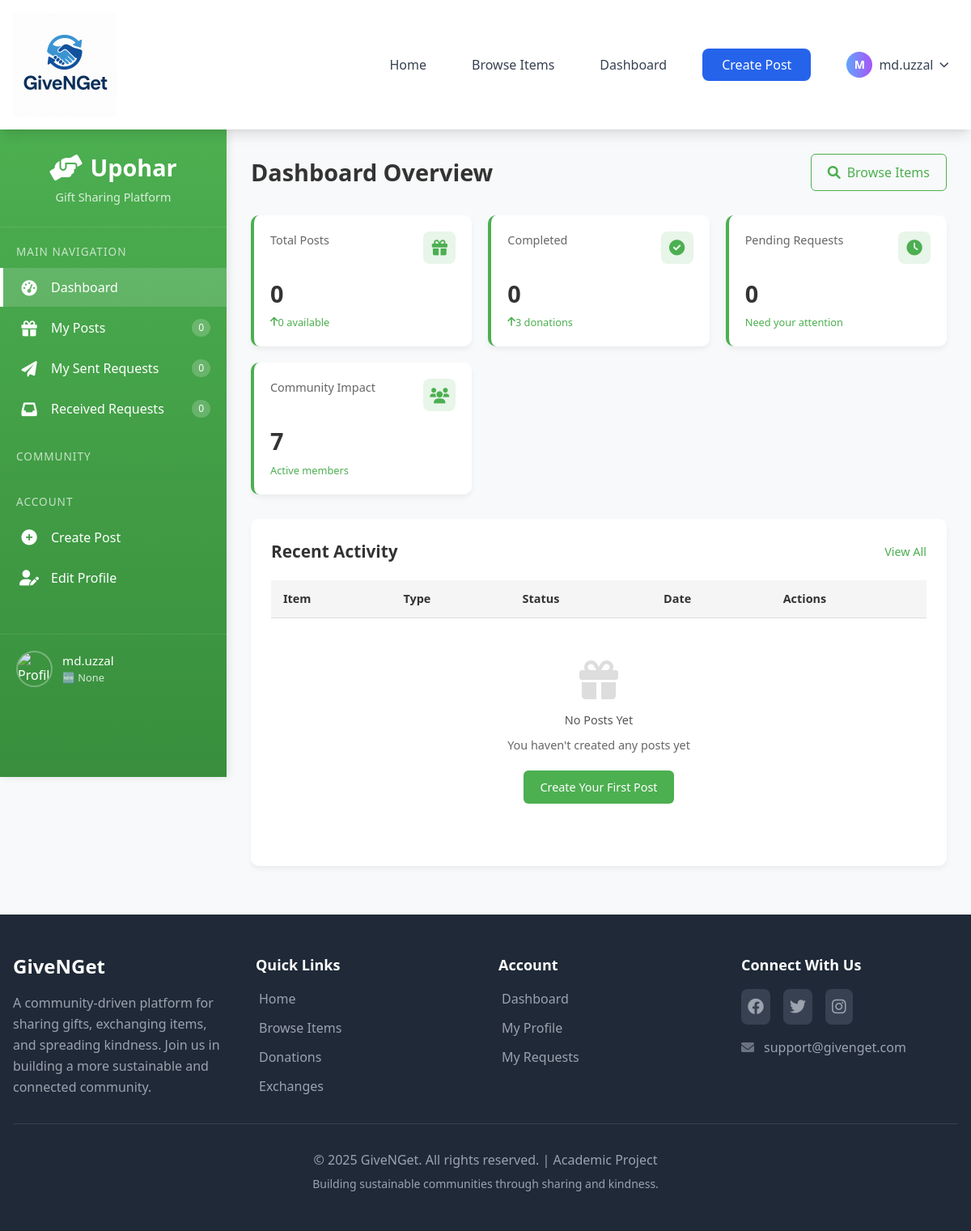
The page /dashboard/ (signed in) on the database as committed earlier.
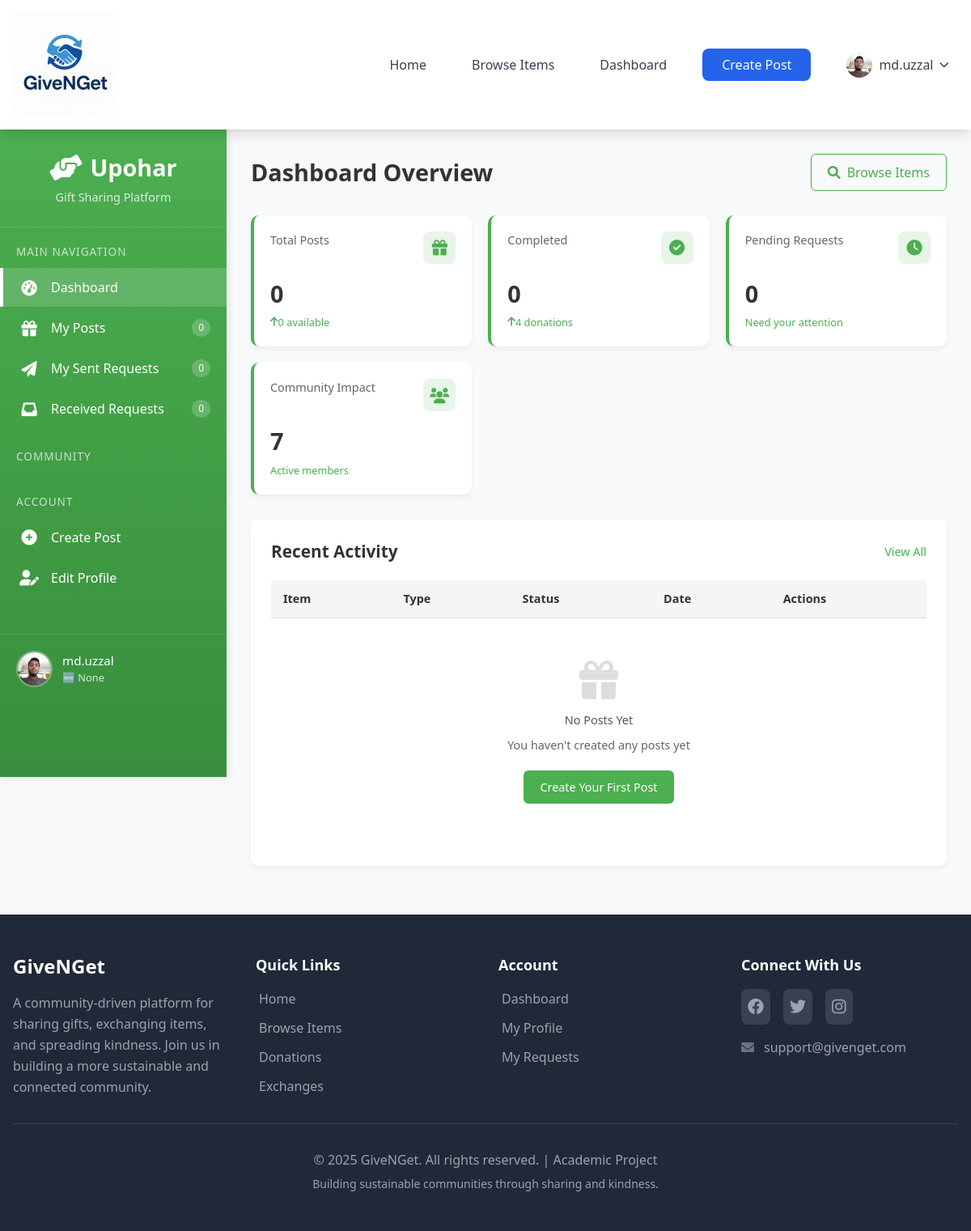
The same page on the database as committed later.
### users/models.py (models this page shows, shortened)
class User(AbstractUser):
    username = None
    STATUS_CHOICES = [
        ('active', 'Active'),
        ('inactive', 'Inactive'),
        ('suspended', 'Suspended'),
    ]
    name = models.CharField(max_length=150)
    email = models.EmailField(unique=True)
    phone = models.CharField(
        max_length=15,
        blank=True,
        null=True,
        validators=[RegexValidator(
            regex=r'^(?:\+?88)?01[3-9]\d{8}$',
            message="Enter a valid Bangladeshi phone number"
        )]
    )
    status = models.CharField(max_length=10, choices=STATUS_CHOICES, default='active')
    profile_photo = models.ImageField(upload_to='profile_photos/', null=True, blank=True)
    address = models.TextField(blank=True)
    total_donations = models.PositiveIntegerField(default=0)
    completed_donations = models.PositiveIntegerField(default=0)  # Changed from completed_transactions
    completed_exchanges = models.PositiveIntegerField(default=0)  # New field for exchanges
    groups = models.ManyToManyField(
        'auth.Group',
        related_name='custom_user_groups',
        blank=True,
        help_text='The groups this user belongs to.'
    )
    user_permissions = models.ManyToManyField(
        'auth.Permission',
        related_name='custom_user_permissions',
        blank=True,
        help_text='Specific permissions for this user.'
    )
    USERNAME_FIELD = 'email'
    REQUIRED_FIELDS = ['name']
    objects = CustomUserManager()
    @property
    def badge_level(self):
        if self.completed_donations >= 50:
            return '🏅 Super Donor'
        elif self.completed_donations >= 20:
            return '🌟 Regular Donor'
        elif self.completed_donations >= 5:
            return '⭐ Beginner Donor'
        return '🆕 None'

### users/views.py (the view)
# urls.py: path('dashboard/', views.dashboard, name='dashboard'),
@login_required
def dashboard(request):
    user = request.user
    context = {'user': user}
    if user.is_active and (user.is_staff or user.is_superuser):
        return admin_dashboard(request)
    return user_dashboard(request)

### users/views.py (called while the page is built)
def user_dashboard(request):
    user = request.user
    active_section = request.GET.get('section', 'overview')
    context = {
        'user': user,
        'active_section': active_section,
        'is_admin': False
    }
    if active_section == 'overview':
        context.update(get_user_overview_data(user))
    elif active_section == 'my_posts':
        context.update(get_user_posts_data(user))
    elif active_section == 'my_requests':
        context.update(get_user_requests_data(user))
    elif active_section == 'received_requests':
        context.update(get_user_received_requests_data(user))
    return render(request, 'user_dashboard.html', context)

### users/templates/user_dashboard.html (shortened to what the changed rows need)
{% extends 'base.html' %}
{% load static %}
{% block content %}
<div class="dashboard-container">
    <nav class="dashboard-nav">
        <div class="user-profile">
            {% if user.profile_photo %}
                <img src="{{ user.profile_photo.url }}" alt="Profile" class="profile-img">
            {% else %}
                <img src="{% static 'images/default-avatar.png' %}" alt="Profile" class="profile-img">
            {% endif %}
            <div class="profile-info">
                <div class="profile-name">{{ user.name }}</div>
                <div class="profile-role">{{ user.badge_level }}</div>
            </div>
        </div>
    </nav>
    <main class="dashboard-content">
        <div class="content-header">
            <h1 class="page-title">
                {% if active_section == 'overview' %}Dashboard Overview
                {% elif active_section == 'my_posts' %}My Posts
                {% elif active_section == 'my_requests' %}Sent Requests
                {% elif active_section == 'received_requests' %}Received Requests
                {% endif %}
            </h1>
        </div>
        {% if active_section == 'overview' %}
            <div class="stats-grid">
                <div class="stat-card">
                    <div class="stat-header">
                        <h3 class="stat-title">Total Posts</h3>
                        <div class="stat-icon">
                            <i class="fas fa-gift"></i>
                        </div>
                    </div>
                    <div class="stat-value">{{ total_posts }}</div>
                    <div class="stat-change positive">
                        <i class="fas fa-arrow-up"></i> {{ available_posts }} available
                    </div>
                </div>
                <div class="stat-card">
                    <div class="stat-header">
                        <h3 class="stat-title">Completed</h3>
                        <div class="stat-icon">
                            <i class="fas fa-check-circle"></i>
                        </div>
                    </div>
                    <div class="stat-value">{{ completed_posts }}</div>
                    <div class="stat-change positive">
                        <i class="fas fa-arrow-up"></i> {{ user.completed_donations }} donations
                    </div>
                </div>
                <div class="stat-card">
                    <div class="stat-header">
                        <h3 class="stat-title">Pending Requests</h3>
                        <div class="stat-icon">
                            <i class="fas fa-clock"></i>
                        </div>
                    </div>
                    <div class="stat-value">{{ pending_requests_received }}</div>
                    <div class="stat-change">
                        Need your attention
                    </div>
                </div>
                <div class="stat-card">
                    <div class="stat-header">
                        <h3 class="stat-title">Community Impact</h3>
                        <div class="stat-icon">
                            <i class="fas fa-users"></i>
                        </div>
                    </div>
                    <div class="stat-value">{{ total_users }}</div>
                    <div class="stat-change positive">
                        Active members
                    </div>
                </div>
            </div>
            <div class="content-card">
                <div class="card-header">
                    <h2 class="card-title">Recent Activity</h2>
                    <div class="card-actions">
                        <a href="?section=my_posts">View All</a>
                    </div>
                </div>
                <div class="table-responsive">
                    <table class="dashboard-table">
                        <thead>
                            <tr>
                                <th>Item</th>
                                <th>Type</th>
                                <th>Status</th>
                                <th>Date</th>
                                <th>Actions</th>
                            </tr>
                        </thead>
                        <tbody>
                            {% for post in posts %}
                            <tr>
                                <td>{{ post.title }}</td>
                                <td>
                                    <span class="status-badge {% if post.type == 'donation' %}status-available{% else %}status-pending{% endif %}">
                                        {{ post.get_type_display }}
                                    </span>
                                </td>
                                <td>
                                    <span class="status-badge
                                        {% if post.status == 'available' %}status-available
                                        {% elif post.status == 'requested' %}status-requested
                                        {% elif post.status == 'completed' %}status-completed
                                        {% endif %}">
                                        {{ post.get_status_display }}
                                    </span>
                                </td>
                                <td>{{ post.created_at|date:"M d, Y" }}</td>
                                <td>
                                    <a href="{% url 'post_detail' post.id %}" class="action-btn btn-view">
                                        <i class="fas fa-eye"></i> View
                                    </a>
                                </td>
                            </tr>
                            {% empty %}
                            <tr>
                                <td colspan="5">
                                    <div class="empty-state">
                                        <i class="fas fa-gift"></i>
                                        <h3>No Posts Yet</h3>
                                        <p>You haven't created any posts yet</p>
                                        <a href="{% url 'create_post' %}" class="btn btn-primary">Create Your First Post</a>
                                    </div>
                                </td>
                            </tr>
                            {% endfor %}
                        </tbody>
                    </table>
                </div>
            </div>
        {% endif %}
    </main>
</div>
{% endblock %}

### Upohar/templates/base.html (shortened to what the changed rows need)
{% load static %}
<!DOCTYPE html>
<html lang="en">
<head>
    <link rel="preload" href="https://cdnjs.cloudflare.com/ajax/libs/font-awesome/6.0.0/css/all.min.css" as="style" onload="this.onload=null;this.rel='stylesheet'">
    <script src="https://cdn.tailwindcss.com"></script>
    <link rel="stylesheet" href="https://cdnjs.cloudflare.com/ajax/libs/font-awesome/6.0.0/css/all.min.css">
</head>
<body class="bg-gray-50">
    <nav class="bg-white shadow-lg sticky top-0 z-50 transition-all duration-300" aria-label="Main navigation">
        <div class="max-w-7xl mx-auto px-4">
            <div class="flex justify-between items-center py-4">
                <div class="hidden md:flex items-center space-x-8">
                    {% if user.is_authenticated %}
                        <a href="{% url 'dashboard' %}"
                           class="text-gray-700 hover:text-blue-600 font-medium transition duration-300 focus:outline-none focus:text-blue-600 rounded-lg px-3 py-2">
                            Dashboard
                        </a>
                        <a href="{% url 'create_post' %}"
                           class="bg-blue-600 hover:bg-blue-700 text-white px-6 py-2 rounded-lg font-medium transition duration-300 focus:outline-none focus:ring-2 focus:ring-blue-500 focus:ring-offset-2">
                            Create Post
                        </a>
                        <div class="relative group" x-data="{ open: false }">
                            <button class="flex items-center space-x-2 text-gray-700 hover:text-blue-600 font-medium transition duration-300 focus:outline-none focus:text-blue-600 rounded-lg px-3 py-2"
                                    @click="open = !open"
                                    aria-expanded="false"
                                    aria-haspopup="true"
                                    :aria-expanded="open.toString()">
                                {% if user.profile_photo %}
                                    <img src="{{ user.profile_photo.url }}"
                                         alt="{{ user.name }}'s profile photo"
                                         class="w-8 h-8 rounded-full object-cover"
                                         onerror="this.style.display='none'; this.nextElementSibling.style.display='flex';">
                                {% endif %}
                                <div class="w-8 h-8 bg-gradient-to-r from-blue-400 to-purple-500 rounded-full flex items-center justify-center text-white text-sm font-semibold {% if user.profile_photo %}hidden{% endif %}">
                                    {{ user.name|first|upper }}
                                </div>
                                <span>{{ user.name }}</span>
                                <i class="fas fa-chevron-down text-xs transition-transform duration-300" :class="{'rotate-180': open}"></i>
                            </button>
                        </div>
                    {% endif %}
                </div>
            </div>
        </div>
    </nav>
    <main id="main-content">
        {% block content %}{% endblock %}
    </main>
</body>
</html>

Rows that differ between the two databases and show on the page:
changed User "md.uzzal": profile_photo: picture added; completed_donations "3" → "4"; name|first "M" → (not shown)
